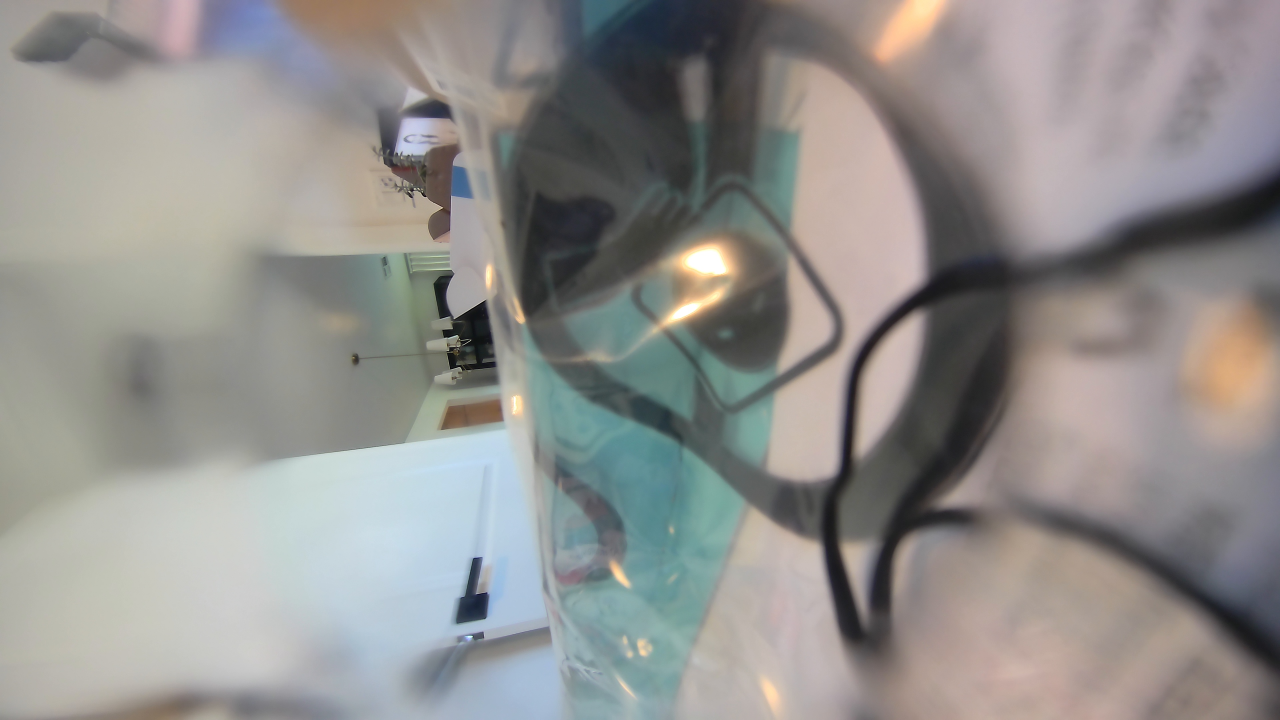
#> input picture frame_1.jpg, 3840 x 2160 px (shown at 1/3 size)
$ python -i orientation.py   (imports and definitions only)
#> lines starting #> are read from the running program, lines starting #| are printed output that depends on the picture; after the words box and inside, x2 and y2 are one past the last pixel; in counts of white or black regions, pixels touching at a corner belong together
# analysis/orientation.py
from __future__ import annotations
import numpy as np

try:  # optional dependency
    import cv2  # type: ignore
except Exception:  # pragma: no cover - handle headless environments
    cv2 = None  # type: ignore

def _frame_angles(gray) -> list[float]:
    """Return candidate line angles (degrees) for a single gray frame (0..180)."""
    edges = cv2.Canny(gray, 60, 180)
    lines = cv2.HoughLines(edges, 1, np.pi / 180, 200)
    if lines is None or len(lines) == 0:
        return []
    # Normalize shapes: can be (N,1,2) or (N,2)
    thetas = []
    for ln in lines:
        try:
            if hasattr(ln, "__len__") and len(ln) == 1 and hasattr(ln[0], "__len__"):
                rho, theta = ln[0]
            else:
                rho, theta = ln
            thetas.append(float(theta))
        except Exception:
            continue
    # Convert radians to degrees in [0, 180)
    return [(t * 180.0 / np.pi) % 180.0 for t in thetas]

def estimate_rotation_degrees(path: str) -> int:
    """
    Return one of {0, 90, 180, 270} as a coarse device rotation.
    Defensive across OpenCV builds. Falls back to 0 if uncertain.
    """
#> called with path = '../frame_1.jpg'
    if cv2 is None:
        return 0
    cap = cv2.VideoCapture(path)
    if not cap.isOpened():
        return 0

    # Sample up to ~12 frames across video
    total = int(cap.get(cv2.CAP_PROP_FRAME_COUNT) or 0)
    fps   = float(cap.get(cv2.CAP_PROP_FPS) or 30.0)
    HOPS  = max(1, total // 12) if total > 0 else int(5 * fps)

    angles = []
    idx = 0
    while True:
        ok = cap.grab()
        if not ok:
            break
        if idx % HOPS == 0:
            ok2, frame = cap.retrieve()
#> frame is the input picture: shape (2160, 3840, 3); mean B, G, R 141.1, 143.6, 145.2
#> ok2 = True
            if not ok2 or frame is None:
                idx += 1
                continue
            gray = cv2.cvtColor(frame, cv2.COLOR_BGR2GRAY)
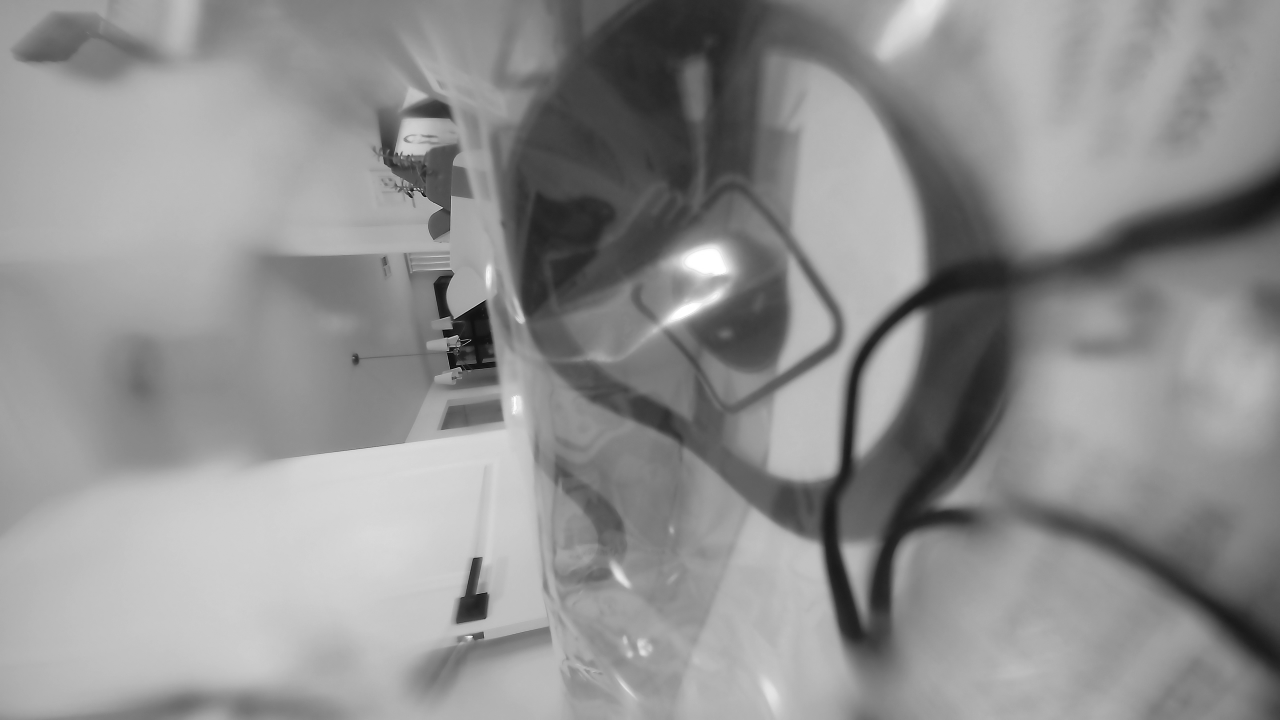
#> gray: shape (2160, 3840) (shown at 1/3 size); min 0, max 255, mean 143.8
            angles.extend(_frame_angles(gray))
#> in _frame_angles, `edges = cv2.Canny(gray, 60, 180)`:
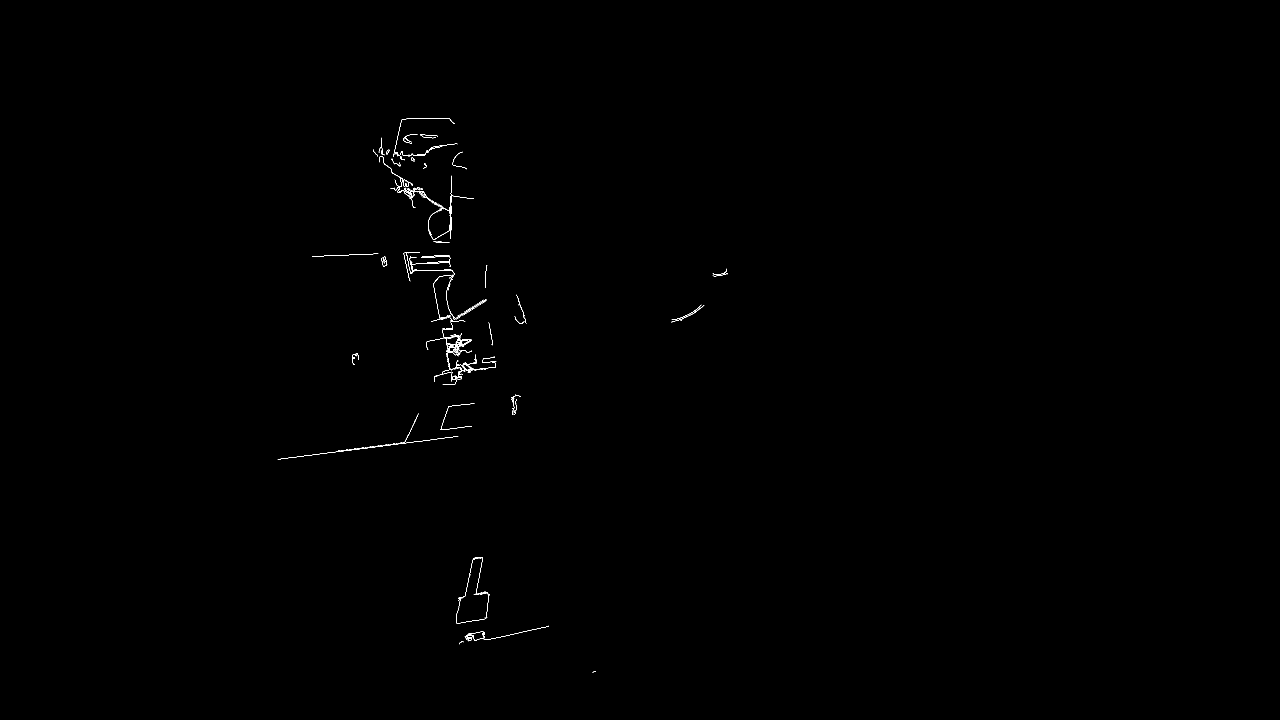
#> edges: shape (2160, 3840) (shown at 1/3 size); 0.13% white in thin lines or dots, all inside (x1, y1, x2, y2) = (833, 354, 2184, 2017)
#> in _frame_angles, `lines = cv2.HoughLines(edges, 1, np.pi / 180, 200)`: lines = [[1468, 1.45]]
#> the loop in _frame_angles, `for ln in lines:` made 1 pass
#> after the loop in _frame_angles, `for ln in lines:`: thetas = [1.45]
        idx += 1
    cap.release()

    if not angles:
        return 0

    # Map each angle to closest of the 0/90/180/270 "orientations"
    # (for 180/270 reduce mod 180 first; then lift back to 0/90/180/270)
    bins = np.array([0, 90], dtype=float)
    votes = []
    for a in angles:
        a180 = a % 180.0
        nearest = bins[np.argmin(np.abs(bins - a180))]
        # Lift 0/90 into {0,90,180,270} by also voting the opposite direction
        votes.append(nearest)
        votes.append((nearest + 180.0) % 360.0)

    if not votes:
        return 0
    counts = np.bincount(np.round(np.array(votes) % 360).astype(int))
    if counts.size == 0:
        return 0
    # Collapse to the nearest 90° bucket
    quadrant_votes = {
        0:   counts[[0, 1, 359]].sum() if counts.size > 359 else counts.sum(),
        90:  counts[90]  if counts.size > 90  else 0,
        180: counts[180] if counts.size > 180 else 0,
        270: counts[270] if counts.size > 270 else 0,
    }
    dom = max(quadrant_votes, key=quadrant_votes.get)
    return int(dom % 360)


def normalize_orientation(frame: np.ndarray, rotation: int) -> np.ndarray:
    """Rotate ``frame`` by multiples of 90 degrees to correct orientation."""
    if cv2 is None:
        return frame
    r = rotation % 360
    if r == 90:
        return cv2.rotate(frame, cv2.ROTATE_90_CLOCKWISE)
    if r == 180:
        return cv2.rotate(frame, cv2.ROTATE_180)
    if r == 270:
        return cv2.rotate(frame, cv2.ROTATE_90_COUNTERCLOCKWISE)
    return frame

>>> result = estimate_rotation_degrees('../frame_1.jpg')
